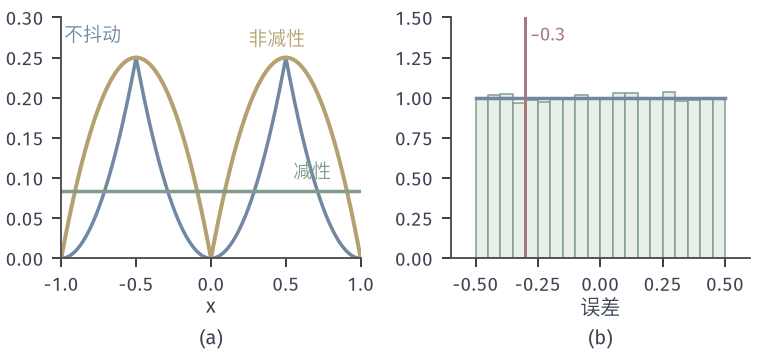

The Python source for this figure:
from pathlib import Path
import sys
HERE = Path(__file__).resolve().parent
sys.path.insert(0, str(HERE.parent/'quant-common'))
from quant_fig import *
# Infinite mid-tread quantizer, step 1. (a) Conditional mean squared error given X = x:
# no dither (x - round x)^2 (blue), subtractive uniform dither 1/12 (green), non-subtractive uniform dither s(1-s),
# s = x - floor x (yellow). (b) Errors of the subtractive scheme at x = 0.3 for 20000 dither values
# U ~ Unif[-1/2,1/2) (seed 4): histogram (green) and the uniform density (blue); red line: undithered error -0.3.
x = np.linspace(-1, 1, 2001)
q = np.floor(x + .5); s = x - np.floor(x)
fig, (a, b) = figure(width_mm=108, height_mm=50, ncols=2)
panel(fig, left=.08, right=.98, bottom=.27, top=.95, wspace=.3)
a.plot(x, (x-q)**2, color=BLUE, lw=1.4); a.plot(x, s*(1-s), color=YELLOW, lw=1.6)
a.axhline(1/12, color=GREEN, lw=1.4)
lab(a, -.98, .27, '不抖动', BLUE); lab(a, .25, .265, '非减性', YELLOW); lab(a, .55, .1, '减性', GREEN)
a.set_xlim(-1, 1); a.set_ylim(0, .3); a.set_xlabel('$x$', labelpad=1)
rng = np.random.default_rng(4); U = rng.random(20000) - .5; X0 = .3
E = np.floor(X0 + U + .5) - U - X0
b.hist(E, bins=20, range=(-.5, .5), density=True, color=GREEN_FILL, edgecolor=GREEN, lw=.6)
b.plot([-.5, .5], [1, 1], color=BLUE, lw=1.4)
b.axvline(-.3, color=RED, lw=1.2)
lab(b, -.28, 1.35, '$-0.3$', RED)
b.set_xlim(-.6, .6); b.set_ylim(0, 1.5); b.set_xlabel('误差', labelpad=1)
tags(fig, (a, b))
save(fig, HERE, 'figure', {'mean_E': float(E.mean()), 'mse_E': float((E**2).mean()), 'n': 20000, 'seed': 4})
